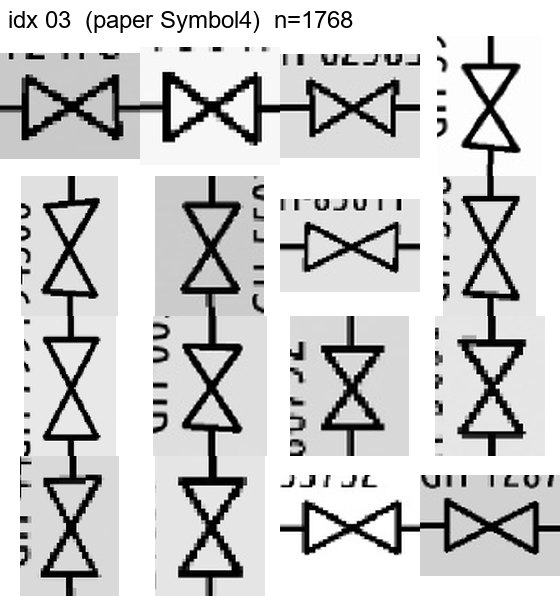
#> input picture docs/class_identity/idx_03.png, 560 x 596 px, given in place of idx_16.png, which was not available
$ python build_confusion_comparisons.py
#> lines starting #> are read from the running program, lines starting #| are printed output that depends on the picture; pictures that were not available may be replaced by others from this repository, and a replacement may not be noted
"""Subtask 1.6b -- paste the contact sheets of confused class pairs side by
side, so the confusion-matrix claims in docs/phase1_analysis.md can be
checked by eye: are these genuine visual siblings, or a naming coincidence?

Reads docs/class_identity/idx_NN.png (built by build_class_identity_sheets.py)
and writes one composite per confused group to docs/class_identity/confusion_*.png.

Usage (from project root):
    python scripts/build_confusion_comparisons.py
"""
from __future__ import annotations

from pathlib import Path
from PIL import Image, ImageDraw, ImageFont

IDENTITY_DIR = Path("docs/class_identity")

# (output filename, [class indices to place side by side])
GROUPS = [
    ("confusion_idx16_17_18.png", [16, 17, 18]),
    ("confusion_idx03_10.png",    [3, 10]),
]


def main() -> None:
    try:
        font = ImageFont.truetype("arial.ttf", 22)
    except OSError:
        font = ImageFont.load_default()

    for out_name, indices in GROUPS:
        sheets = [Image.open(IDENTITY_DIR / f"idx_{i:02d}.png") for i in indices]
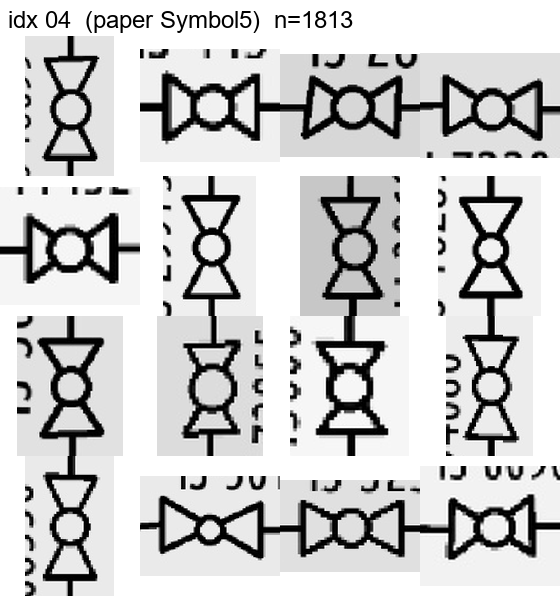
#> input picture docs/class_identity/idx_04.png, 560 x 596 px, given in place of idx_17.png, which was not available
#> sheets = 3 items
        gap = 16
        header_h = 30
        w = sum(s.width for s in sheets) + gap * (len(sheets) - 1)
#> w = 1712
        h = max(s.height for s in sheets) + header_h
#> h = 626
        canvas = Image.new("RGB", (w, h), "white")
#> canvas: PIL image 1712x626 RGB; every value is 255
        draw = ImageDraw.Draw(canvas)
        x = 0
        for i, s in enumerate(sheets):
            canvas.paste(s, (x, header_h))
            x += s.width + gap
#> this loop made 3 passes
#> x on passes 1 to 3: 576, 1152, 1728
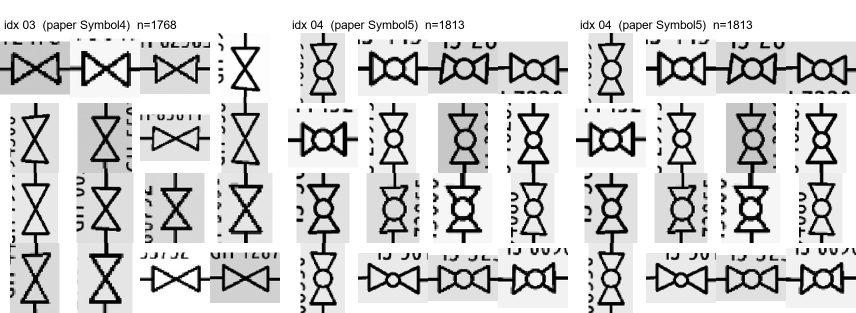
#> canvas: PIL image 1712x626 RGB (shown at 1/2 size); min 0, max 255, mean 207.6
#> after the loop, x = 1728
        draw.text((8, 4), "side-by-side: " + " | ".join(f"idx {i:02d}" for i in indices),
                   fill="black", font=font)
        out = IDENTITY_DIR / out_name
        canvas.save(out)
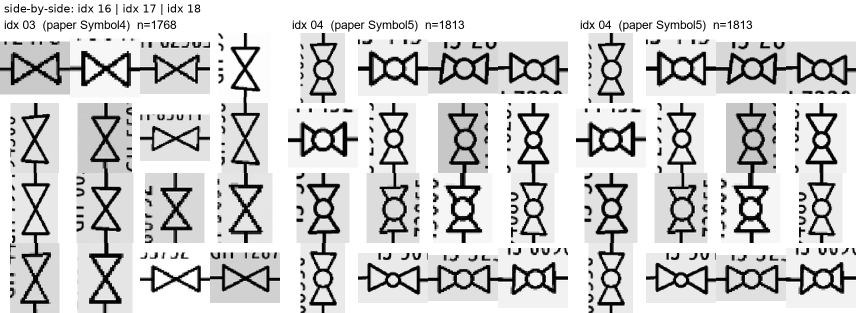
#> saved as confusion_idx16_17_18.png: PIL image 1712x626 RGB (shown at 1/2 size); min 0, max 255, mean 207.3
        print(f"-> {out}")


if __name__ == "__main__":
#> (the run stopped early here; a loop or call above may not have finished)
